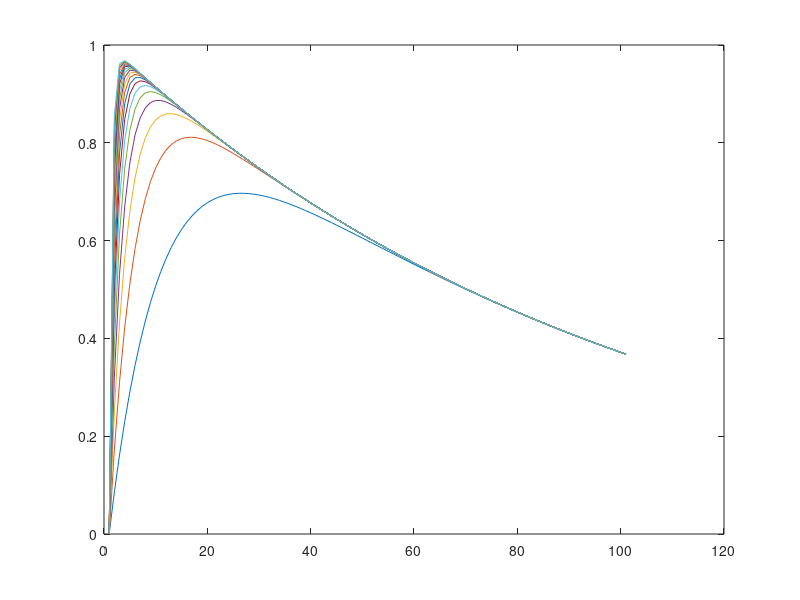

This figure's MATLAB source:
f = @(t,L,delta) exp(-delta*t)-exp(-L*t);

t = 0:1:100;

for ii = 1:20
    L = 0.1*ii;
    sol(ii,:) = f(t,L,0.01);
end
   

plot(sol');